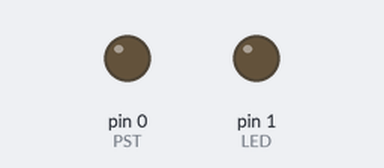
Bench run of a sketch on a simulated Arduino Uno, built with avr-gcc and run on an emulated ATmega328P. Parts: output pins drawn as LEDs (lit = HIGH).

Above: at 0.1 s.
At 4.1 s:
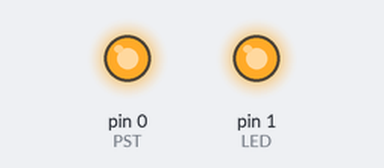
Timing chart, 0 to 9.7 s (numbered marks = the images above):
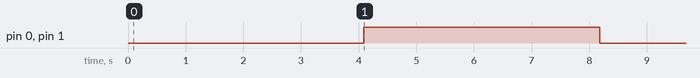

Measured:
- by itself, pin 0 (PST), pin 1 (LED): LOW → HIGH at 4.1 s, → LOW 4.1 s later

The sketch:

feeder_sketch.ino
```cpp
/*

feed-o-matic - periodic interval pet feeder

This program drives an Adafruit Trinket (5v) controlling a PowerSwitch Tail 2
(opto-isolated, 3-12v switched, inline AC relay).

The general operation is that food is dispensed for X duration, every Y
interval seconds (msec). The goal is small feedings, through out the day.

To use this with the PowerSwitch, connect PowerSwitch terminal #1 (+IN) to the
Trinket GPIO pin #0 and PowerSwitch terminal #2 (-IN) to Trinket ground pin (GND).

*/

int PST = 0; // 'digital' pin 0
int LED = 1; // 'digital' pin 1 - AKA the built in red LED
int STATE = LOW;

unsigned long FEEDING_INTERVAL = 30L * 60L * 1000L;
unsigned long FEEDING_DURATION = 4L * 1000L;

// Compensate for bootloader taking about 3 seconds at start.
unsigned long FEEDING_START_OFFSET = 4L * 1000L;

// Time correction
unsigned long SIX_MINUTE_DURATION = 352L; // Treat seconds as millis
unsigned long SIX_MINUTES = 6L * 60L; // Treat seconds as millis
long SIX_MINUTE_OFFSET =  SIX_MINUTE_DURATION - SIX_MINUTES;

void setup() {
  // initialize the digital pin as an output.
  pinMode(LED, OUTPUT);
  pinMode(PST, OUTPUT);
  digitalWrite(LED, STATE);
  digitalWrite(PST, STATE);
}

void loop() {

  // 32-bits of milliseconds will overflow every 49.7 days.
  // This is okay as:
  //   (A) we expect to be reset regularly for nighttime feedings and
  //   (B) since feeding is at the top of the interval, the overflow event
  //       means a early feeding once every 49.7 days -- not a big deal.
  unsigned long now_msec = millis();

  // Compute time adjustment based on six minute observation.
  // Seconds are scaled down to msec for smoother time correction.
  long six_min_adj = (now_msec / SIX_MINUTES) * SIX_MINUTE_OFFSET;
  unsigned long now_msec_adj = now_msec + six_min_adj;
  unsigned long intvl_msec = now_msec_adj % FEEDING_INTERVAL;

  if((FEEDING_START_OFFSET < intvl_msec)
     && (intvl_msec < (FEEDING_DURATION + FEEDING_START_OFFSET))) {
    if(STATE == LOW) {
      STATE = HIGH;
      digitalWrite(LED, STATE);
      digitalWrite(PST, STATE);
    }
  } else {
    if(STATE == HIGH) {
      STATE = LOW;
      digitalWrite(LED, STATE);
      digitalWrite(PST, STATE);
    }
  }
}
```
